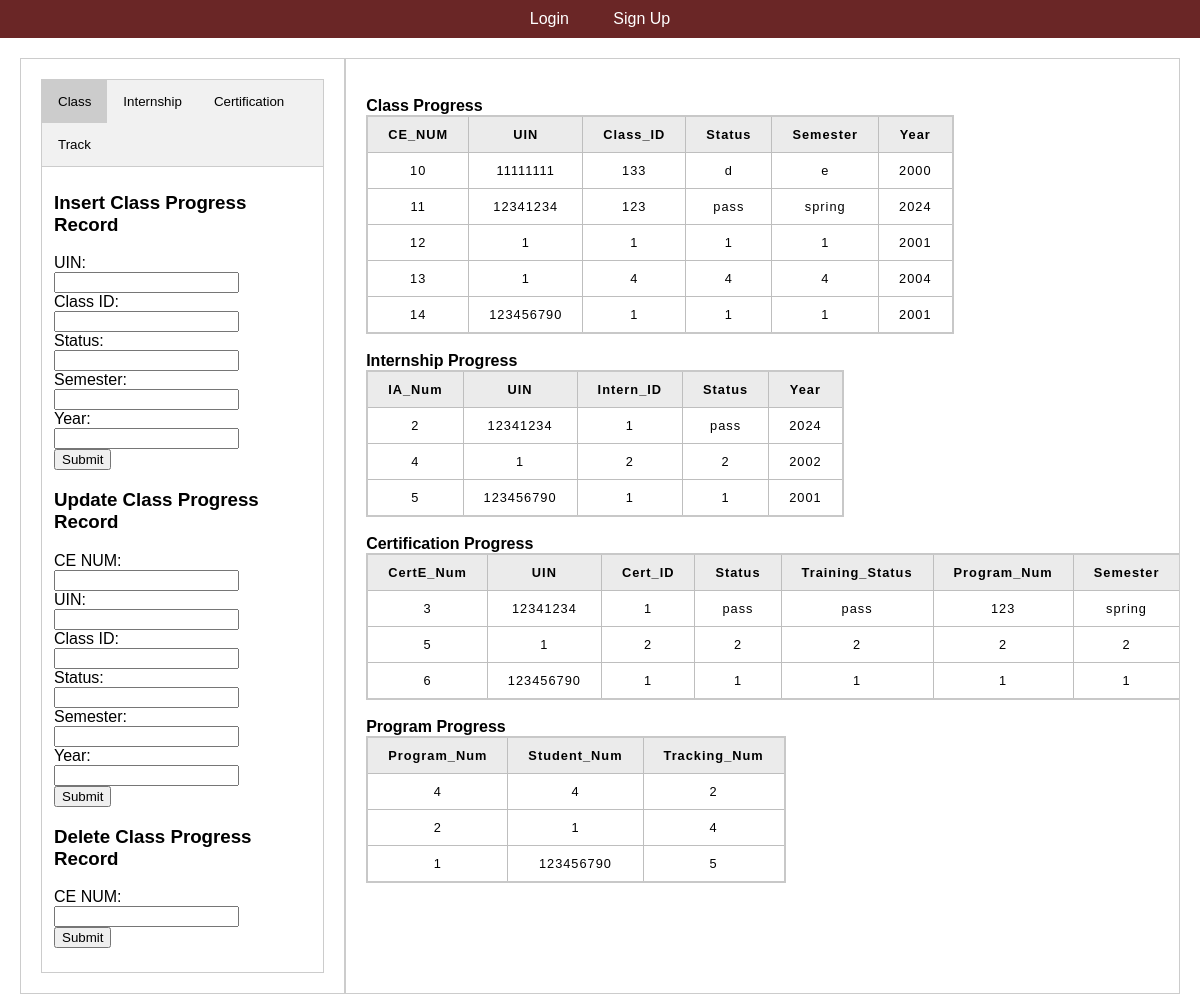
Page /admin_programprogress.php on the committed database.
### tables this page shows
CREATE TABLE `class_enrollment` (
  `CE_NUM` int(11) NOT NULL,
  `UIN` int(11) NOT NULL,
  `Class_ID` int(11) NOT NULL,
  `Status` varchar(128) NOT NULL,
  `Semester` varchar(128) NOT NULL,
  `Year` year(4) NOT NULL
);

CREATE TABLE `intern_app` (
  `IA_Num` int(11) NOT NULL,
  `UIN` int(11) NOT NULL,
  `Intern_ID` int(11) NOT NULL,
  `Status` varchar(128) NOT NULL,
  `Year` year(4) NOT NULL
);

CREATE TABLE `cert_enrollment` (
  `CertE_Num` int(11) NOT NULL,
  `UIN` int(11) NOT NULL,
  `Cert_ID` int(11) NOT NULL,
  `Status` varchar(128) NOT NULL,
  `Training_Status` varchar(128) NOT NULL,
  `Program_Num` int(11) NOT NULL,
  `Semester` varchar(128) NOT NULL,
  `Year` year(4) NOT NULL
);

CREATE TABLE `track` (
  `Program_Num` int(11) NOT NULL,
  `Student_Num` int(11) NOT NULL,
  `Tracking_Num` int(11) NOT NULL
);

### includes/general_functions.inc.php (the view, shortened to what this page needs)
<?php
function displayTable($conn, $query, $fields) {
  echo '<table><tr>';
  foreach ($fields as $value) {
    echo'<th>'.$value.'</th>';
  }
  echo '</tr>';
  if ($result = $conn->query($query)) {
    while ($row = $result->fetch_assoc()) {
      echo '<tr>';
      foreach ($fields as $value) {
        echo'<td>'.$row[$value].'</td>';
      }
      echo '</tr>';
    }
  }
  echo '</table>';
}

### rows in the picture
class_enrollment: CE_NUM "10", UIN "11111111", Class_ID "133", Status "d", Semester "e", Year "2000"
class_enrollment: CE_NUM "11", UIN "12341234", Class_ID "123", Status "pass", Semester "spring", Year "2024"
class_enrollment: CE_NUM "12", UIN "1", Class_ID "1", Status "1", Semester "1", Year "2001"
class_enrollment: CE_NUM "13", UIN "1", Class_ID "4", Status "4", Semester "4", Year "2004"
class_enrollment: CE_NUM "14", UIN "123456790", Class_ID "1", Status "1", Semester "1", Year "2001"
intern_app: IA_Num "2", UIN "12341234", Intern_ID "1", Status "pass", Year "2024"
intern_app: IA_Num "4", UIN "1", Intern_ID "2", Status "2", Year "2002"
intern_app: IA_Num "5", UIN "123456790", Intern_ID "1", Status "1", Year "2001"
cert_enrollment: CertE_Num "3", UIN "12341234", Cert_ID "1", Status "pass", Training_Status "pass", Program_Num "123", Semester "spring"
cert_enrollment: CertE_Num "5", UIN "1", Cert_ID "2", Status "2", Training_Status "2", Program_Num "2", Semester "2"
cert_enrollment: CertE_Num "6", UIN "123456790", Cert_ID "1", Status "1", Training_Status "1", Program_Num "1", Semester "1"
track: Program_Num "4", Student_Num "4", Tracking_Num "2"
track: Program_Num "2", Student_Num "1", Tracking_Num "4"
track: Program_Num "1", Student_Num "123456790", Tracking_Num "5"

### other values in the picture
$value "CE_NUM"
$value "UIN"
$value "Class_ID"
$value "Status"
$value "Semester"
$value "Year"
$value "IA_Num"
$value "Intern_ID"
$value "CertE_Num"
$value "Cert_ID"
$value "Training_Status"
$value "Program_Num"
$value "Student_Num"
$value "Tracking_Num"
